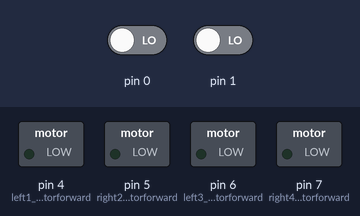
A sketch run on a simulated Arduino Uno, built with avr-gcc and run on an emulated ATmega328P. Parts: switched loads named in the sketch (green lamp = pin HIGH). The test bench sets the inputs (shaded band); at power-on: pin 1 LOW, pin 0 LOW.

Above: at 1.2 s.
1.3 s: pin 1 driven HIGH
At 2.5 s:
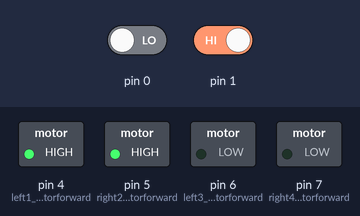
2.8 s: pin 1 driven LOW
At 3.8 s:
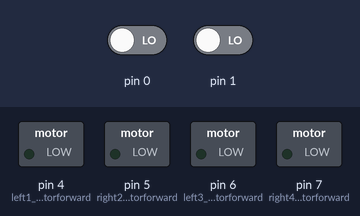
4.3 s: pin 0 driven HIGH and pin 1 driven HIGH
At 4.9 s:
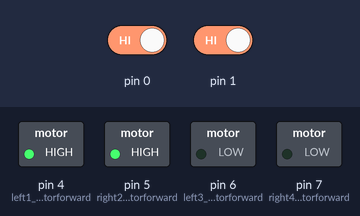
Timing chart, 0 to 7.3 s (numbered marks = the images above; inputs shaded):
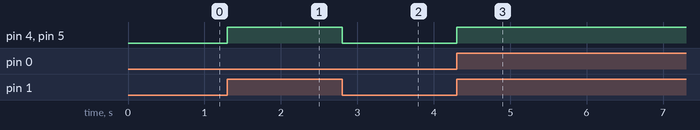

The sketch:

l_f_r_.....kamran.ino
```cpp
int left_sensor=2;
int right_sensor=3;
int left1_motorforward=4;
int right2_motorforward=5;
int left3_motorforward=6;
int right4_motorforward=7;
void setup() {
  // put your setup code here, to run once:

pinMode(left_sensor,INPUT);
pinMode(right_sensor,INPUT);
pinMode(left1_motorforward,OUTPUT);
pinMode(right2_motorforward,OUTPUT);
pinMode(left3_motorforward,OUTPUT);
pinMode(right4_motorforward,OUTPUT);
}

void loop() {
  // put your main code here, to run repeatedly:
 if ( digitalRead(left_sensor<500) && digitalRead(right_sensor<500)){// forward
  digitalWrite(left1_motorforward,255);
  digitalWrite(right2_motorforward,255);
}
else if(digitalRead(left_sensor<500) && digitalRead(right_sensor>500)){// right senor stop  ... left sensor forward
   digitalWrite(left1_motorforward,255);
   digitalWrite(right2_motorforward,0);
}
else if(digitalRead(left_sensor>500) && digitalRead(right_sensor<500)){ // left sensor stop.....right sensor forward
  digitalWrite(left1_motorforward,0);
   digitalWrite(right2_motorforward,255);
}
else {
  digitalWrite(left1_motorforward,0);
  digitalWrite(right2_motorforward,0); /// stop car
}

}
```

Measured:
- after the input at 1.3 s, pin 4 (left1_motorforward), pin 5 (right2_motorforward): LOW → HIGH at once
- after the input at 2.8 s, pin 4 (left1_motorforward), pin 5 (right2_motorforward): HIGH → LOW at once
- after the input at 4.3 s, pin 4 (left1_motorforward), pin 5 (right2_motorforward): LOW → HIGH at once
